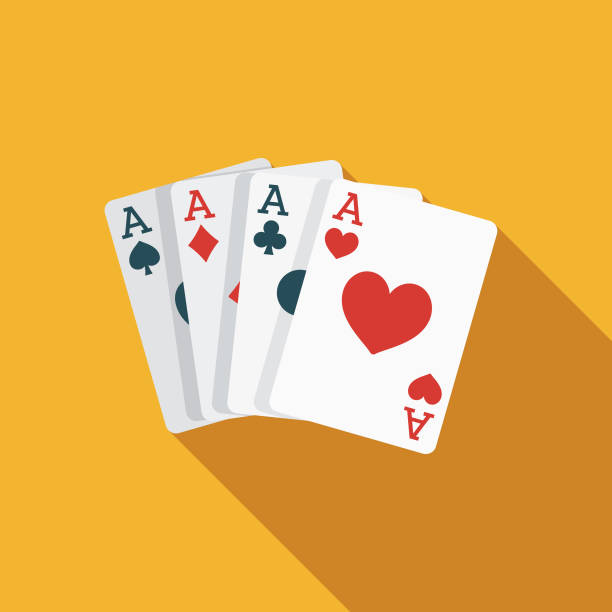
#> input picture day2/resources/card.jpg, 612 x 612 px, found by its file name
$ python wrap_perspective.py
#> lines starting #> are read from the running program, lines starting #| are printed output that depends on the picture
import cv2
import numpy as np

width,height=250,350
img=cv2.imread("resources\card.jpg")
#> img is the input picture: shape (612, 612, 3); mean B, G, R 83.7, 177.3, 232.2

pts1=np.float32([[335,180],[496,226],[270,405],[430,453]]) #original image crop area ->top left->top right->bottom left->bottom right
pts2=np.float32([[0,0],[width,0],[0,height],[width,height]]) #this is the area where we adjust our cropped image ->top left->top right->bottom left->bottom right

matrix=cv2.getPerspectiveTransform(pts1,pts2) #create transformation matrix (3*3), which decide that where and how to plot cropped image in new area(pts2)
single_card=cv2.warpPerspective(img,matrix,(width,height)) #apply perspective transformation to get the cropped image
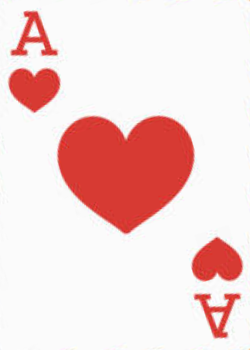
#> single_card: shape (350, 250, 3); mean B, G, R 213.9, 215.2, 243.9

cv2.imshow("Image",img)
cv2.imshow("Single card",single_card)
cv2.waitKey(0)
